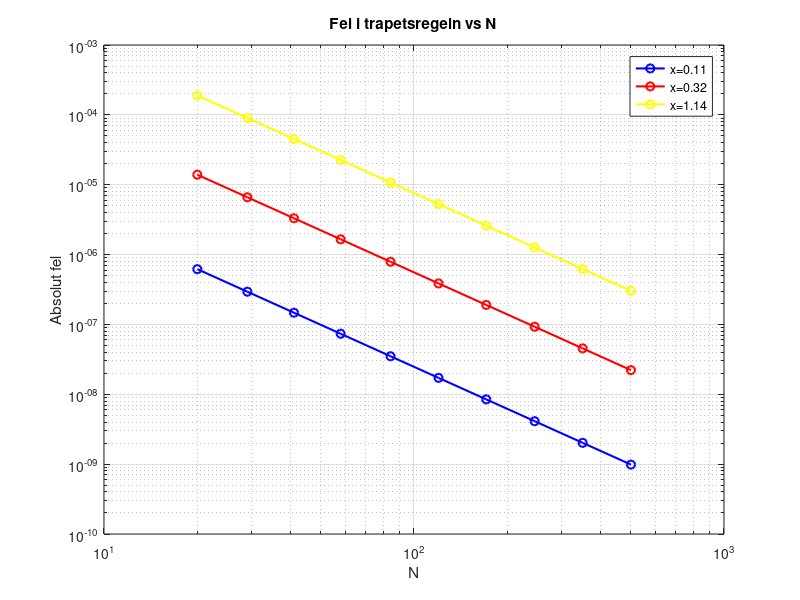
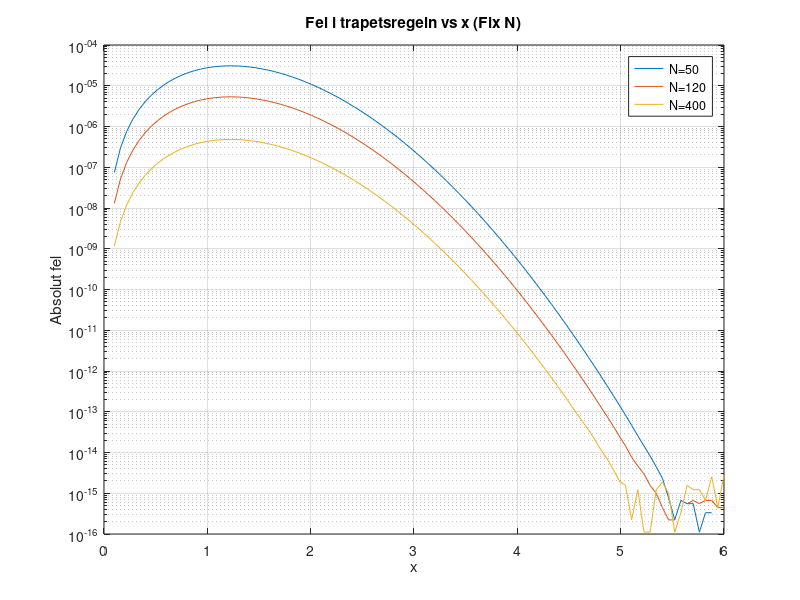

Source code (MATLAB) for these figures, in order:
function TrapzMain()
    % Huvudprogram för Uppgift 4
    
    % --- Uppgift 4a: Fel vs N ---
    % --- Uppgift 4a: Fel vs N (KORRIGERAD) ---
    x_vals = [0.11, 0.32, 1.14];
    N_vals = round(logspace(1.3, 2.7, 10)); % Logaritmiskt fördelade N
    
    figure(5); clf;
    colors = {'b', 'r', 'y'}; % Färger för de olika x-värdena [cite: 144]
    
    for i = 1:length(x_vals)
        x = x_vals(i);
        col = colors{i};
        errors = [];
        
        for N = N_vals
            integral_val = my_trapz(x, N);
            exact_val = erf(x); 
            errors = [errors, abs(integral_val - exact_val)];
        end
        
        % Plotta uppmätt fel (heldragen linje)
        loglog(N_vals, errors, ['-o' col], 'LineWidth', 1.5, ...
               'DisplayName', sprintf('x=%.2f', x)); hold on;
        
        % --- TEORETISK FELGRÄNS (JUSTERAD) ---
        % Maxvärde av g''(t) = 4/sqrt(pi) * e^(-t^2) * (2t^2-1) är vid t=0.
        % Maxvärdet är 4/sqrt(pi) ≈ 2.257
        % max_g_pp = 4/sqrt(pi); 
        
        % Formel: (b-a)^3 / (12*N^2) * max|g''|
        % Vid symmetri [-x, x] är b-a = 2x. Vi tar halva felet (0.5 * ...).
        % Teori = 0.5 * ( (2*x)^3 / (12*N_vals.^2) ) * max_g_pp
        
        % C_theor = 0.5 * ( (2*x)^3 / 12 ) * max_g_pp;
        
        % Plotta teoretisk gräns (streckad linje)
        % loglog(N_vals, C_theor ./ N_vals.^2, ['--' col], 'LineWidth', 1, ...
        %        'DisplayName', ['Teori 1/N^2 (x=' num2str(x) ')']);
    end
    
    title('Fel i trapetsregeln vs N');
    xlabel('N'); ylabel('Absolut fel');
    legend('Location', 'best'); grid on;

    % --- Uppgift 4b: Fel vs x (Fixed N) ---
    N_fixed = [50, 120, 400];
    x_range = linspace(0.1, 6, 100);
    
    figure(6); clf;
    for N = N_fixed
        errors_x = [];
        for x = x_range
            val = my_trapz(x, N);
            errors_x = [errors_x, abs(val - erf(x))];
        end
        semilogy(x_range, errors_x, '-', 'DisplayName', sprintf('N=%d', N)); hold on;
    end
    title('Fel i trapetsregeln vs x (Fix N)');
    xlabel('x'); ylabel('Absolut fel');
    legend; grid on;
    
    % Svar 4b: Felet sjunker drastiskt för stora x eftersom funktionen
    % och dess derivator går mot noll vid ränderna, vilket ger 
    % exponentiell konvergens för trapetsregeln.
end

function val = my_trapz(x, N)
    % Numerisk integration av Error function 2/sqrt(pi) * integral(e^-t^2)
    % Intervall [0, x], dock använder vi symmetrin [-x, x]/2 enligt tips [cite: 139]
    % för att utnyttja trapetsregelns egenskaper bättre.
    
    a = 0; b = x;
    h = (b-a)/N;
    t = linspace(a, b, N+1);
    
    g = @(v) (2/sqrt(pi)) * exp(-v.^2);
    y = g(t);
    
    % Trapetsformeln: h * (0.5*y0 + y1 + ... + 0.5*yN)
    T = sum(y) - 0.5*y(1) - 0.5*y(end);
    val = h * T; % Faktorn 0.5 pga symmetritipset i labben
end
